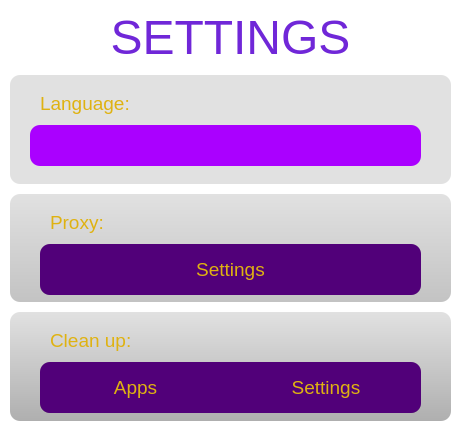
   <widget class="QFrame" name="SettingsFrame">
    <property name="geometry">
     <rect>
      <x>430</x>
      <y>20</y>
      <width>461</width>
      <height>431</height>
     </rect>
    </property>
    <property name="styleSheet">
     <string notr="true">background-color: transparent;
border-radius: 10; </string>
    </property>
    <property name="frameShape">
     <enum>QFrame::StyledPanel</enum>
    </property>
    <property name="frameShadow">
     <enum>QFrame::Raised</enum>
    </property>
    <widget class="QWidget" name="verticalLayoutWidget_2">
     <property name="geometry">
      <rect>
       <x>0</x>
       <y>0</y>
       <width>461</width>
       <height>431</height>
      </rect>
     </property>
     <layout class="QVBoxLayout" name="verticalLayout_2" stretch="0,1,1,1">
      <property name="spacing">
       <number>10</number>
      </property>
      <property name="leftMargin">
       <number>10</number>
      </property>
      <property name="topMargin">
       <number>10</number>
      </property>
      <property name="rightMargin">
       <number>10</number>
      </property>
      <property name="bottomMargin">
       <number>10</number>
      </property>
      <item>
       <widget class="settingslogolabel" name="SettingsLogoLabel">
        <property name="maximumSize">
         <size>
          <width>16777215</width>
          <height>100</height>
         </size>
        </property>
        <property name="font">
         <font>
          <family>MS Shell Dlg 2</family>
          <pointsize>36</pointsize>
          <weight>75</weight>
          <bold>true</bold>
          <stylestrategy>PreferDefault</stylestrategy>
         </font>
        </property>
        <property name="text">
         <string>&lt;html&gt;&lt;head/&gt;&lt;body&gt;&lt;p align=&quot;center&quot;&gt;&lt;span style=&quot; font-size:36pt; font-weight:400; color:#7027d8;&quot;&gt;SETTINGS&lt;/span&gt;&lt;/p&gt;&lt;/body&gt;&lt;/html&gt;</string>
        </property>
       </widget>
      </item>
      <item>
       <widget class="QGroupBox" name="Settings_LangGroupBox">
        <property name="styleSheet">
         <string notr="true">background-color: qlineargradient(spread:pad, x1:0.5, y1:0, x2:0.5, y2:1, stop:0 rgba(0, 0, 0, 30), stop:1 rgba(0, 0, 0, 30));
border: transparent;
border-radius: 10; </string>
        </property>
        <property name="title">
         <string/>
        </property>
        <widget class="QLabel" name="SelectLanguageLabel">
         <property name="geometry">
          <rect>
           <x>30</x>
           <y>10</y>
           <width>381</width>
           <height>37</height>
          </rect>
         </property>
         <property name="styleSheet">
          <string notr="true">background-color: transparent;
border: transparent;
font-size:14pt;
color:#dfb211;</string>
         </property>
         <property name="text">
          <string>Language:</string>
         </property>
        </widget>
        <widget class="QComboBox" name="LanguageListCombo">
         <property name="geometry">
          <rect>
           <x>20</x>
           <y>50</y>
           <width>391</width>
           <height>41</height>
          </rect>
         </property>
         <property name="sizePolicy">
          <sizepolicy hsizetype="Preferred" vsizetype="Preferred">
           <horstretch>0</horstretch>
           <verstretch>0</verstretch>
          </sizepolicy>
         </property>
         <property name="minimumSize">
          <size>
           <width>150</width>
           <height>30</height>
          </size>
         </property>
         <property name="maximumSize">
          <size>
           <width>680</width>
           <height>75</height>
          </size>
         </property>
         <property name="baseSize">
          <size>
           <width>281</width>
           <height>30</height>
          </size>
         </property>
         <property name="font">
          <font>
           <family>MS Shell Dlg 2</family>
           <pointsize>14</pointsize>
           <weight>50</weight>
           <bold>false</bold>
          </font>
         </property>
         <property name="styleSheet">
          <string notr="true">QComboBox {
    background-color: rgb(170, 0, 255);
	border-color: rgb(170, 0, 255);
	selection-background-color: rgb(154, 0, 231);
	selection-color: rgb(0, 0, 0);
	gridline-color: rgb(0, 0, 0);
	border-radius: 10; 
 }

QComboBox::drop-down {
     width: 0px;
     border-left-width: 0px;
 }

QComboBox:on {
	border-radius: 10; 
}

QComboBox:editable {
    border-radius: 10;
}

QComboBox QAbstractItemView {
	selection-background-color: rgb(81, 0, 121);
    selection-color: #dfb211;
}
</string>
         </property>
        </widget>
       </widget>
      </item>
      <item>
       <widget class="QGroupBox" name="Settings_ProxyGroupBox">
        <property name="styleSheet">
         <string notr="true">background-color: qlineargradient(spread:pad, x1:0.5, y1:0, x2:0.5, y2:1, stop:0 rgba(0, 0, 0, 30), stop:1 rgba(0, 0, 0, 60));
border: transparent;
border-radius: 10; </string>
        </property>
        <property name="title">
         <string/>
        </property>
        <widget class="QLabel" name="ProxyLabelSettingsLabel">
         <property name="geometry">
          <rect>
           <x>40</x>
           <y>10</y>
           <width>361</width>
           <height>37</height>
          </rect>
         </property>
         <property name="styleSheet">
          <string notr="true">background-color: transparent;
border: transparent;
font-size:14pt;
color:#dfb211;</string>
         </property>
         <property name="text">
          <string>Proxy:</string>
         </property>
        </widget>
        <widget class="QWidget" name="horizontalLayoutWidget_4">
         <property name="geometry">
          <rect>
           <x>30</x>
           <y>50</y>
           <width>381</width>
           <height>51</height>
          </rect>
         </property>
         <layout class="QHBoxLayout" name="horizontalLayout_4">
          <property name="spacing">
           <number>0</number>
          </property>
          <property name="bottomMargin">
           <number>0</number>
          </property>
          <item>
           <widget class="QPushButton" name="ProxySettingsBtn">
            <property name="sizePolicy">
             <sizepolicy hsizetype="Minimum" vsizetype="Preferred">
              <horstretch>0</horstretch>
              <verstretch>0</verstretch>
             </sizepolicy>
            </property>
            <property name="styleSheet">
             <string notr="true">QPushButton {
	font-size: 14pt;
	color: #dfb211;
	border-radius: 10; 
	color:#dfb211;
	border-color: rgba(0, 0, 0, 50);
    background-color: rgb(81, 0, 121);
    background-repeat: no-repeat;
}
QPushButton:hover {
	font-size: 14pt;
	color: #dfb211;
	border-radius: 10; 
	color:#dfb211;
    background-color: rgb(94, 0, 141);
    background-repeat: no-repeat;
}
QPushButton:pressed {
	font-size: 14pt;
	color: #dfb211;
	border-radius: 10; 
	color:#dfb211;
    background-color: rgb(97, 0, 145);
    background-repeat: no-repeat;
}
QPushButton:disabled {
	font-size: 14pt;
	color: #dfb211;
	border-radius: 10; 
	color: rgb(17, 17, 17);
    background-image:  rgb(33, 0, 50);
    background-repeat: no-repeat;
}</string>
            </property>
            <property name="text">
             <string>Settings</string>
            </property>
           </widget>
          </item>
         </layout>
        </widget>
       </widget>
      </item>
      <item>
       <widget class="QGroupBox" name="Settings_CleanUpGroupBox">
        <property name="styleSheet">
         <string notr="true">background-color: qlineargradient(spread:pad, x1:0.5, y1:0, x2:0.5, y2:1, stop:0 rgba(0, 0, 0, 30), stop:1 rgba(0, 0, 0, 80));
border: transparent;
border-radius: 10; </string>
        </property>
        <property name="title">
         <string/>
        </property>
        <widget class="QLabel" name="CleanLabel">
         <property name="geometry">
          <rect>
           <x>40</x>
           <y>10</y>
           <width>361</width>
           <height>37</height>
          </rect>
         </property>
         <property name="styleSheet">
          <string notr="true">background-color: transparent;
border: transparent;
font-size:14pt; 
color:#dfb211;</string>
         </property>
         <property name="text">
          <string>Clean up:</string>
         </property>
        </widget>
        <widget class="QWidget" name="horizontalLayoutWidget_3">
         <property name="geometry">
          <rect>
           <x>30</x>
           <y>50</y>
           <width>381</width>
           <height>51</height>
          </rect>
         </property>
         <layout class="QHBoxLayout" name="horizontalLayout_3">
          <property name="spacing">
           <number>0</number>
          </property>
          <property name="bottomMargin">
           <number>0</number>
          </property>
          <item>
           <widget class="QPushButton" name="RemoveAppsBtn">
            <property name="sizePolicy">
             <sizepolicy hsizetype="Minimum" vsizetype="Preferred">
              <horstretch>0</horstretch>
              <verstretch>0</verstretch>
             </sizepolicy>
            </property>
            <property name="styleSheet">
             <string notr="true">QPushButton {
	font-size: 14pt;
	color: #dfb211;
	border-radius: 10; 
	border-top-right-radius: 0; 
	border-bottom-right-radius: 0; 
	color:#dfb211;
    background-color: rgb(81, 0, 121);
    background-repeat: no-repeat;
}
QPushButton:hover {
	font-size: 14pt;
	color: #dfb211;
	border-radius: 10; 
	border-top-right-radius: 0; 
	border-bottom-right-radius: 0; 
	color:#dfb211;
    background-color: rgb(94, 0, 141);
    background-repeat: no-repeat;
}
QPushButton:pressed {
	font-size: 14pt;
	color: #dfb211;
	border-radius: 10; 
	border-top-right-radius: 0; 
	border-bottom-right-radius: 0; 
	color:#dfb211;
    background-color: rgb(97, 0, 145);
    background-repeat: no-repeat;
}
QPushButton:disabled {
	font-size: 14pt;
	color: #dfb211;
	border-radius: 10; 
	border-top-right-radius: 0; 
	border-bottom-right-radius: 0; 
	color: rgb(17, 17, 17);
    background-image:  rgb(33, 0, 50);
    background-repeat: no-repeat;
}</string>
            </property>
            <property name="text">
             <string>Apps</string>
            </property>
           </widget>
          </item>
          <item>
           <widget class="QPushButton" name="RemoveSettingsBtn">
            <property name="sizePolicy">
             <sizepolicy hsizetype="Minimum" vsizetype="Preferred">
              <horstretch>0</horstretch>
              <verstretch>0</verstretch>
             </sizepolicy>
            </property>
            <property name="styleSheet">
             <string notr="true">QPushButton {
	font-size: 14pt;
	color: #dfb211;
	border-radius: 10; 
	border-top-left-radius: 0; 
	border-bottom-left-radius: 0; 
	color:#dfb211;
    background-color: rgb(81, 0, 121);
    background-repeat: no-repeat;
}
QPushButton:hover {
	font-size: 14pt;
	color: #dfb211;
	border-radius: 10; 
	border-top-left-radius: 0; 
	border-bottom-left-radius: 0; 
	color:#dfb211;
    background-color: rgb(94, 0, 141);
    background-repeat: no-repeat;
}
QPushButton:pressed {
	font-size: 14pt;
	color: #dfb211;
	border-radius: 10; 
	border-top-left-radius: 0; 
	border-bottom-left-radius: 0; 
	color:#dfb211;
    background-color: rgb(97, 0, 145);
    background-repeat: no-repeat;
}
QPushButton:disabled {
	font-size: 14pt;
	color: #dfb211;
	border-radius: 10; 
	border-top-left-radius: 0; 
	border-bottom-left-radius: 0;  
	color: rgb(17, 17, 17);
    background-image:  rgb(33, 0, 50);
    background-repeat: no-repeat;
}</string>
            </property>
            <property name="text">
             <string>Settings</string>
            </property>
           </widget>
          </item>
         </layout>
        </widget>
       </widget>
      </item>
     </layout>
    </widget>
   </widget>
